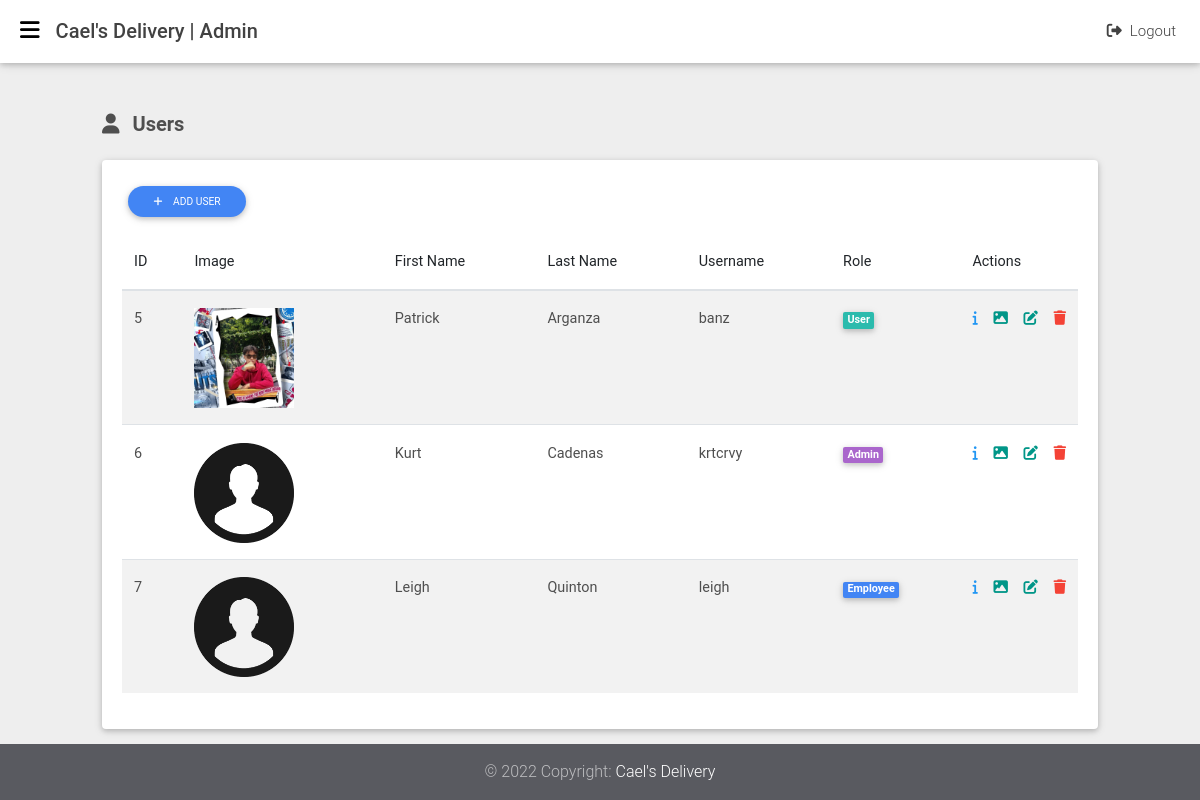
Before: /admins/users (signed in) with the older database file.
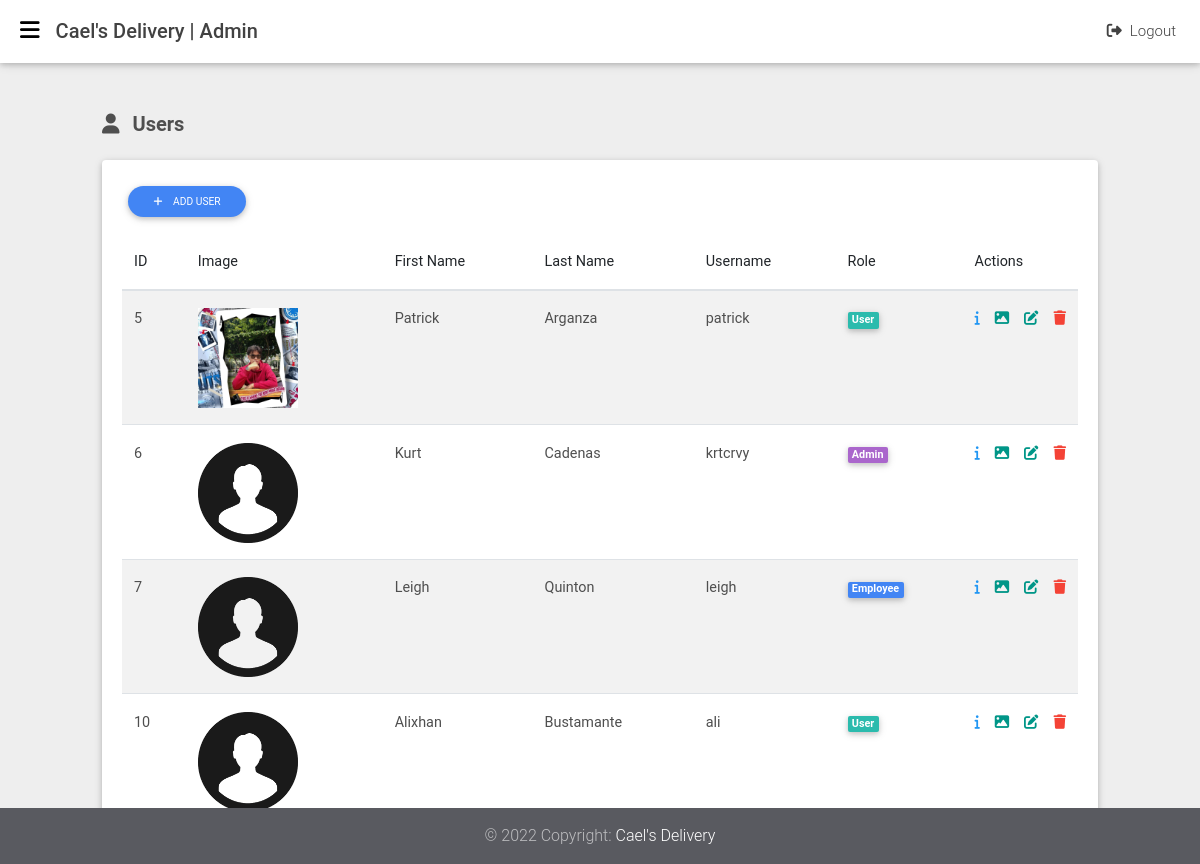
After: the same page with the newer database file.
### tables this page shows
CREATE TABLE `users` (
  `user_id` int(11) NOT NULL,
  `user_first_name` varchar(255) NOT NULL,
  `user_last_name` varchar(255) NOT NULL,
  `user_email` varchar(255) NOT NULL,
  `user_contact` varchar(255) DEFAULT NULL,
  `user_address` text DEFAULT NULL,
  `user_city` varchar(255) DEFAULT NULL,
  `user_username` varchar(255) NOT NULL,
  `user_password` varchar(255) NOT NULL,
  `user_role` varchar(255) NOT NULL DEFAULT 'user',
  `user_image` text NOT NULL DEFAULT 'default_avatar.png',
  `token` text NOT NULL DEFAULT 'f1bbe1a05ef4ae3a2c16c422f0d934920aec4a6cecd5ca14d32aee806c3943ca4c6b4ccd1390262abaa61d733a1c5e1feffc',
  `token_expire` datetime NOT NULL DEFAULT current_timestamp(),
  `created_at` datetime NOT NULL DEFAULT current_timestamp()
);

### app/helpers/auth.php (called while the page is built, shortened)
<?php
class Auth
{
  public static function adminAuth()
  {
    if (isset($_SESSION['user_role']) && $_SESSION['user_role'] == 'admin') {
      return true;
    } else {
      return false;
    }
  }
}

### app/libraries/Core.php (called while the page is built, shortened)
<?php
class Core
{
  protected $currentMethod = 'index';
  public function __construct()
  {
    $url = $this->getUrl();
    if (isset($url[0])) {
      if (file_exists('../app/controllers/' . ucwords($url[0]) . '.php')) {
        unset($url[0]);
      }
    }
    $this->currentController = new $this->currentController;
    if (isset($url[1])) {
      if (method_exists($this->currentController, $url[1])) {
        $this->currentMethod = $url[1];
        unset($url[1]);
      }
    }
    $this->params = $url ? array_values($url) : [];
    call_user_func_array([$this->currentController, $this->currentMethod], $this->params);
  }
  public function getUrl()
  {
    if (isset($_GET['url'])) {
      $url = rtrim($_GET['url'], '/');
      $url = filter_var($url, FILTER_SANITIZE_URL);
      $url = explode('/', $url);
      return $url;
    }
  }
}

### public/index.php (called while the page is built, shortened)
<?php
$init = new Core;

### app/libraries/Database.php (called while the page is built, shortened)
<?php
class Database
{
	private $host = DB_HOST;
	private $user = DB_USER;
	private $pass = DB_PASS;
	private $dbname = DB_NAME;
	private $dbh;
	private $stmt;
	public function __construct()
	{
		$dsn = 'mysql:host=' . $this->host . ';dbname=' . $this->dbname;
		$options = array(
			PDO::ATTR_PERSISTENT => true,
			PDO::ATTR_ERRMODE => PDO::ERRMODE_EXCEPTION
		);
		try {
			$this->dbh = new PDO($dsn, $this->user, $this->pass, $options);
		}
		catch (PDOException $e) {
			$this->error = $e->getMessage();
		}
	}
	public function query($query)
	{
		$this->stmt = $this->dbh->prepare($query);
	}
	public function execute()
	{
		return $this->stmt->execute();
	}
	public function resultset()
	{
		$this->execute();
		return $this->stmt->fetchAll(PDO::FETCH_OBJ);
	}
}

### app/models/User.php (called while the page is built, shortened)
<?php
class User
{
  private $db;
  public function __construct()
  {
    $this->db = new Database;
  }
  public function getAllUsers()
  {
    $this->db->query("SELECT * FROM users");
    $results = $this->db->resultSet();
    return $results;
  }
}

### app/views/admins/users/index.php (the view, shortened to what this page needs)
<?php require APPROOT . '/views/admins/inc/header.php'; ?>
<?php require APPROOT . '/views/admins/inc/sidebar.php'; ?>
<?php require APPROOT . '/views/admins/inc/navbar.php'; ?>
<main class="vh-100">
  <div class="container-fluid">
    <div class="col-md-12">
      <h5 class="my-4 dark-grey-text font-weight-bold"><i class="fas fa-user mr-2"></i> Users</h5>
      <div class="card">
        <div class="card-body">
          <a href="<?php echo URLROOT; ?>/admins/addUser" class="btn btn-primary btn-rounded btn-sm mb-3" role="button"><i class="fas fa-plus mr-2"></i> Add User</a>
          <div class="table-responsive">
            <table id="myTable" class="table table-striped display" cellspacing="0" width="100%">
              <thead>
                <tr>
                  <th>ID</th>
                  <th>Image</th>
                  <th>First Name</th>
                  <th>Last Name</th>
                  <th>Username</th>
                  <th>Role</th>
                  <th>Actions</th>
                </tr>
              </thead>
              <tbody>
                <?php foreach ($data['users'] as $user) : ?>
                  <tr>
                    <td><?php echo $user->user_id; ?></td>
                    <td>
                      <img class='img-fluid' src='<?php echo URLROOT; ?>/public/img/<?php echo $user->user_image; ?>' alt='image' width='100'>
                    </td>
                    <td><?php echo $user->user_first_name; ?></td>
                    <td><?php echo $user->user_last_name; ?></td>
                    <td><?php echo $user->user_username; ?></td>
                    <td>
                      <?php if ($user->user_role == 'user') : ?>
                        <span class="badge badge-default">User</span>
                      <?php elseif ($user->user_role == 'employee') : ?>
                        <span class="badge badge-primary">Employee</span>
                      <?php elseif ($user->user_role == 'admin') : ?>
                        <span class="badge badge-secondary">Admin</span>
                      <?php endif; ?>
                    </td>
                    <td>
                      <div class="d-flex justify-content-between">
                        <a href="<?php echo URLROOT; ?>/admins/userDetails/<?php echo $user->user_id; ?>"><i class="fa-solid fa-info blue-text" data-toggle="tooltip" data-placement="top" title="View User Contact Information"></i>
                        </a>
                        <a href="<?php echo URLROOT; ?>/admins/editUserImage/<?php echo $user->user_id; ?>"><i class="fa-solid fa-image teal-text" data-toggle="tooltip" data-placement="top" title="Update User Image"></i>
                        </a>
                        <a href="<?php echo URLROOT; ?>/admins/editUser/<?php echo $user->user_id; ?>"><i class="fa-solid fa-pen-to-square teal-text" data-toggle="tooltip" data-placement="top" title="Update User Information"></i>
                        </a>
                        <a onclick="deleteUser()" href="<?php echo URLROOT; ?>/admins/deleteUser/<?php echo $user->user_id; ?>"><i class="fa-solid fa-trash red-text" data-toggle="tooltip" data-placement="top" title="Delete User Information"></i></a>
                      </div>
                    </td>
                  </tr>
                <?php endforeach; ?>
              </tbody>
            </table>
          </div>
        </div>
      </div>
    </div>
  </div>
</main>
<?php require APPROOT . '/views/admins/inc/footer.php'; ?>

### app/controllers/Admins.php (shortened to what this page needs)
<?php
class Admins extends Controller
{
  public function __construct()
  {
    $this->userModel = $this->model('User');
  }
  public function users()
  {
    if (Auth::adminAuth()) {
      $users = $this->userModel->getAllUsers();
      $data = [
        'users' => $users
      ];
      $this->view('admins/users/index', $data);
    } else {
      redirect('pages');
    }
  }
}

### app/libraries/Controller.php (shortened to what this page needs)
<?php
class Controller
{
  public function view($view, $data = [])
  {
    if (file_exists('../app/views/' . $view . '.php')) {
      require_once '../app/views/' . $view . '.php';
    } else {
      die('View does not exist');
    }
  }
}

### app/views/admins/inc/header.php (shortened to what this page needs)
<!DOCTYPE html>
<html lang="en">
<head>
  <link rel="stylesheet" href="<?php echo URLROOT; ?>/backend/css/bootstrap.min.css">
  <link rel="stylesheet" href="<?php echo URLROOT; ?>/backend/css/mdb.min.css">
  <link rel="stylesheet" href="<?php echo URLROOT; ?>/backend/css/addons/datatables.min.css" />
  <link rel="stylesheet" href="<?php echo URLROOT; ?>/backend/css/addons/datatables-select.min.css" />
  <link rel="stylesheet" href="<?php echo URLROOT; ?>/backend/css/style.css">
</head>
<body class="fixed-sn white-skin">

### app/views/admins/inc/sidebar.php (shortened to what this page needs)
<header class="bg-orange">

### app/views/admins/inc/navbar.php
<nav class="navbar fixed-top navbar-expand-lg scrolling-navbar double-nav">
  <div class="float-left">
    <a href="#" data-activates="slide-out" class="button-collapse black-text"><i class="fas fa-bars"></i></a>
  </div>
  <div class="breadcrumb-dn mr-auto">
    <p class="mb-0 h5"><?php echo SITENAME; ?> | Admin</p>
  </div>
  <ul class="nav navbar-nav nav-flex-icons ml-auto">
    <li class="nav-item">
      <a href="<?php echo URLROOT; ?>/users/logout" class="nav-link waves-effect"><i class="fa-solid fa-right-from-bracket mr-2"></i>Logout</a>
    </li>
  </ul>
</nav>
</header>

### app/views/admins/inc/footer.php (shortened to what this page needs)
<footer class="page-footer pt-0 mt-5 fixed-bottom">
  <div class="footer-copyright py-3 text-center">
    <div class="container-fluid">
      © 2022 Copyright: <a href="<?php echo URLROOT; ?>" target="_blank"> <?php echo SITENAME; ?></a>
    </div>
  </div>
</footer>
</body>
</html>

### public/backend/css/style.css (style rules this page uses)
.bg-orange { background-color: #e67e22 !important; }

Changed rows visible on the page:
changed users "Patrick": user_username "banz" → "patrick"
added users: user_id "10", user_image (placeholder picture), user_first_name "Alixhan", user_last_name "Bustamante", user_username "ali", user_role "User"
